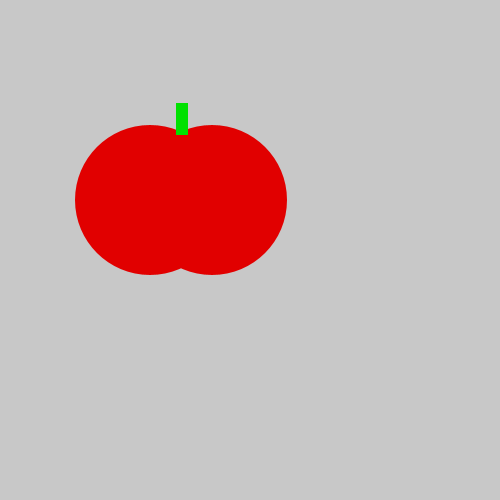
Frame 1 (no input)
Frame 60 (the mouse pressed at the canvas centre just before this capture): identical to frame 1, image omitted
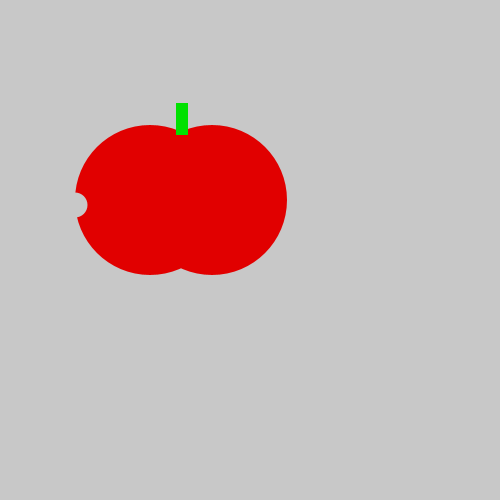
Frame 120 (the mouse held since frame 60 and released just before this capture)

The Processing sketch that drew these frames (run headless with seeded random() and noise(); from frame 60 on, the mouse is pressed at the canvas centre):

// Processing sketch: tasty_tomato
// ── tasty_tomato.pde
void setup() {
    size(500, 500);
}
void draw() {
    background(200, 200, 200);
    noStroke();
    fill (225,0,0);
    ellipse(150, 200, 150, 150);
    ellipse(212, 200, 150, 150);
    fill (0,225,0);
    rect(176, 103, 12, 32);
    fill(200,200,200);
    if (mousePressed){
    ellipse(75,205,25,25);
    }
}
